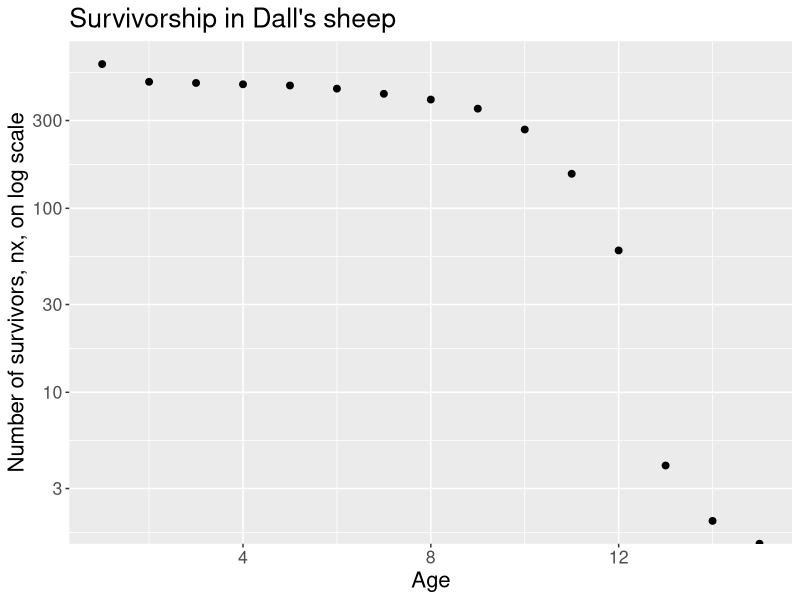

Write the R code that produced this figure.
## ---- chunk 1
rm(list = ls())
library(tidyverse)
library(here)
## ---- chunk 2
sheep<-read.csv(here("Mammalogy22", "Data", "dalls_sheep_survivorship.csv"))
## ---- chunk 3
sheep <- sheep %>% mutate(
  log_nx = log(nx),
  log_lx = log(lx)
)
## ---- chunk 4
ggplot(sheep, aes(x = Age, y = nx))+
  geom_point(size = 2)+
  scale_y_continuous(trans='log10')+
  labs(title = "Survivorship in Dall's sheep",x = "Age", y = "Number of survivors, nx, on log scale")+
  theme(text = element_text(size = 16))   

ggsave(here("Mammalogy22","dalls_sheep.png"),device = png)




